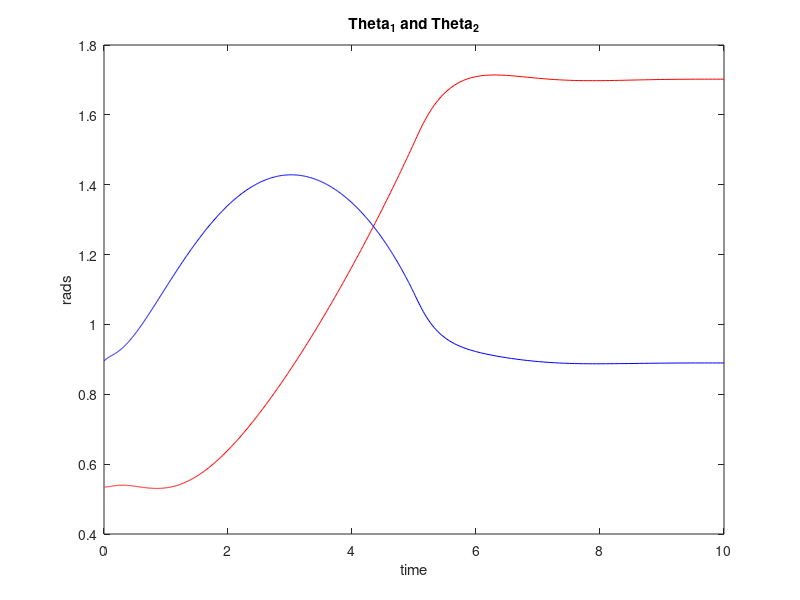

This figure's MATLAB source: (Note: this script raises an error after producing the figure.)
%% Subacz, RBE502, Homework 4, Problem 5D
function []= Problem5D()

    clc, clear all, close all;

    %Parameters for the 2 link planar arm.
    I_1 = 1; I_2 = 1; m_1 = 0.05; m_2 = 0.05; l_1 = 0.30/2; l_2 = 0.30/2; 
    a_1 = 0.30; a_2 = 0.30; g = 9.8;
    
    %Parameters for the starting and ending position of the arm
    x_pos = [300/1000;-300/1000];
    y_pos = [450/1000;450/1000];

    %Use inverse kinematics to generate angles	
    theta2_1 = atan2(sqrt(1-(((x_pos(1)^2 + y_pos(1)^2 - a_1^2 - a_2^2)...
        / (2*a_1*a_2))^2)),((x_pos(1)^2 + y_pos(1)^2 - a_1^2 - a_2^2)...
        / (2*a_1*a_2)));
    t1 = atan2(y_pos(1),x_pos(1)) - atan2(a_2*sin(theta2_1),...
        a_1+a_2*cos(theta2_1));
    thetsa =[t1;
            theta2_1];
    
    prevTheta = thetsa;
    dPrevTheta = [0;0];     
    ddPrevTheta = dPrevTheta;
    
    %The total simulation time is 10 seconds, but the arm should be at
    %postion 2 with 5 seconds. 
    finalT = 5; %seconds
    tf = 10;
    prevT = 0;
    
    x0= [thetsa(1),thetsa(2),0,0]; % Initial Condition - Format:[theta1,theta2,dtheta1,dtheta2]

    % the options for ode - Optional!
    options = odeset('RelTol',1e-4,'AbsTol',[1e-4, 1e-4, 1e-4, 1e-4]);

    % Implement the computed Torque control.
    global torque
    torque=[];
    [T,X] = ode45(@(t,x)plannarArmODE(t,x),[0 tf],x0,options);

    %Plot the joint angles
    figure('Name','Theta_1+Theta_2');
    plot(T, X(:,1), 'r-');
    hold on
    plot(T, X(:,2), 'b-');
    title('Theta_1 and Theta_2')
    xlabel('time')
    ylabel('rads')
    snapnow

    % Plot joint Velocities
    figure('Name','Theta_1 & Theta_2 velocity vs time');
    plot(T, X(:,3), 'r-');
    hold on
    plot(T, X(:,4), 'b-');
    legend('theta1','theta2')
    ylabel('rad/s')
    xlabel('time')

    % Plot torques
    figure('Name','Control Input vs time');
    plot(T, torque(1,1:size(T,1)),'-' );
    hold on
    plot(T, torque(2,1:size(T,1)),'r--');
    ylabel('torque')
    xlabel('time')

    figure;
    subplot(2,1,1)
    hold on;
    %For the theta values returned form the solved equation, solve for the
    %foward kinematics to get the tip position as well as the link one
    %position
    for i = 1:length(X(:,1))
        tipPostion = getRobot_Tip_Position(a_1,a_2,X(i,1),X(i,2));
        link1(i,:) = [tipPostion(1,1); tipPostion(2,1)];
        link2(i,:) = [tipPostion(1,2); tipPostion(2,2)];
    end
    
    plot(link1(:,1),link1(:,2),...%Plot the location of link 1
        link2(:,1),link2(:,2),...%Plot the location of link 2
        link1(1,1),link1(1,2),'r-o',...%Plot the starting location of link 1
        link1(end,1),link1(end,2),'b-o',...%plot the ending location of link 1
        link2(1,1),link2(1,2),'r-o',...%plot the starting location of the end effector
        link2(end,1),link2(end,2),'b-o',...%plot the ending location fo the end effoctor
        0,0);% normalize the plot to coord 0,0
    title('Position of Link_1 and Link_2.')
    legend1 = legend('Link_1 trajectory'...
        ,'Link_2 Trajectory'...
        ,'Link_2 Start'...
        ,'Link_2 Fnd'...
        ,'Link_1 Start'...
        ,'Link_1 End'...
        ,'Home Frame');
    set(legend1,...
    'Position',[0.7 0.3 0.2 0.15]);
    snapnow
    figure;
    
    %plot a stick figure of the planar arm
    title('Planar Arm Stick Model')
    hold on
    plot([0 link1(1,1) link2(1,1)],...
        [0 link1(1,2) link2(1,2)],...
        link2(1,1),link2(1,2),'r-o',...
        link1(1,1),link1(1,2),'b-o')
       
    title('Link_2 Final Position')
    xlabel('m')
    ylabel('m')
    legend('Links','Link_2','Link_1')
    snapnow 
    
    x_pos = [300/1000;-300/1000];
    y_pos = [450/1000;450/1000];
    figure; 
    plot(T,(300 - 120*T)-link2(:,1),...
         T,y_pos(2)-link2(:,2)); 
    title('Link_2 error = Desired EE - Actual EE')
    legend('x_p error','y_p error')
    xlabel('Time')
    ylabel('Error')
    snapnow

%% Functions
    function [dx] = plannarArmODE(t,x)
        %This branch point is needed because the simulation is only
        %computed for 5 seconds, but the simulation runs for 10 seconds. if
        %the simulation continues, the postions of theta diverage to + and
        %- inf. as time increases. 
        
        %THE VARIABLE t DOESNT WORK HOW YOU THINK IT WOULD!
        
        if t<finalT && t<=finalT && t> prevT           
            %Equation for a line to follow
            x_pos = (300 - 120*t)/1000;
            y_pos = 450/1000;
            [theta_d,dtheta_d,ddtheta_d] = LineTrajectory(x_pos,y_pos,t,prevT,prevTheta,dPrevTheta);
            prevTheta = theta_d;
            dPrevTheta = dtheta_d;
            ddPrevTheta = ddtheta_d;
            
        elseif t>finalT
            %end
            x_pos = -300/1000;
            y_pos = 450/1000;
            [theta_d,~,~] = LineTrajectory(x_pos,y_pos,t,prevT,prevTheta,dPrevTheta);
            theta_d = theta_d;
            dtheta_d =[0;
                       0];
            ddtheta_d = [0;
                         0];     
        else
            %Log  old values          
            theta_d = prevTheta;
            dtheta_d = dPrevTheta;
            ddtheta_d = ddPrevTheta;
        end
        
        theta= x(1:2,1);
        dtheta= x(3:4,1);
        
        global Mmat Cmat Gmat Mmatd Cmatd Gmatd
        M_11 = m_2*a_1^2 + 2*m_2*cos(x(2))*a_1*l_2 + m_1*l_1^2 +...
            m_2*l_2^2 + I_1 + I_2;
        M_12 = m_2*l_2^2 + a_1*m_2*cos(x(2))*l_2 + I_2;
        M_21 = m_2*l_2^2 + a_1*m_2*cos(x(2))*l_2 + I_2;
        M_22 = m_2*l_2^2 + I_2;

        Mmat = [M_11 M_12
                M_21 M_22];

        C_11 = -1*a_1*l_2*m_2*sin(x(2))*2; 
        C_12 =  x(4)^2;
        C_21 = a_1*l_2*m_2*sin(x(2))*x(3);
        C_22 = 0;
        Cmat = [C_11 C_12;
                C_21 C_22];
            
        G_11 = g*l_2*m_2*cos(x(1) + x(2)) + a_1*g*m_2*cos(x(1)) + g*l_1*m_1*cos(x(1));
        G_21 = g*l_2*m_2*cos(x(1) + x(2));
        Gmat = [G_11;
                G_21];   
        
        M_11 = m_2*a_1^2 + 2*m_2*cos(theta_d(2))*a_1*l_2 + m_1*l_1^2 + m_2*l_2^2 + I_1 + I_2;
        M_12 = m_2*l_2^2 + a_1*m_2*cos(theta_d(2))*l_2 + I_2;
        M_21 = m_2*l_2^2 + a_1*m_2*cos(theta_d(2))*l_2 + I_2;
        M_22 = m_2*l_2^2 + I_2;
        Mmatd = [M_11 M_12;
                 M_21 M_22];

        C_11 = -1*a_1*l_2*m_2*sin(theta_d(2))*2;
        C_12 =  dtheta_d(2)^2;
        C_21 = a_1*l_2*m_2*sin(theta_d(2))*dtheta_d(1);
        C_22 = 0;
        Cmatd = [C_11 C_12;
                 C_21 C_22];
        
        G_11 = g*l_2*m_2*cos(theta_d(1) + theta_d(2)) + a_1*g*m_2*cos(theta_d(1)) + g*l_1*m_1*cos(theta_d(1));
        G_21 = g*l_2*m_2*cos(theta_d(1) + theta_d(2));
        Gmatd = [G_11;
                 G_21];
        
        invM = inv(Mmat);
        invMC = invM*Cmat;
  
        tau = PDPlusFeedforwardControl(theta_d, dtheta_d, ddtheta_d,...
            theta, dtheta);
        
        torque =[torque, tau];
        dx=zeros(4,1);
        dx(1) = x(3);
        dx(2) = x(4);
        dx(3:4) = -invMC* x(3:4) +invM*tau; % because ddot theta = -M^{-1}(C \dot Theta) + M^{-1} tau
    end

    function tau =PDPlusFeedforwardControl(theta_d, dtheta_d,ddtheta_d, theta, dtheta)
        global Mmatd Cmatd Gmatd
        %Self choosen weights, these can probably be tuned. 
        Kp=[10 0;
            0 10];
        Kv=[5 0;
            0 5];
        e=theta_d-theta; % position error
        de = dtheta_d - dtheta; % velocity error
        tau= (Kp*e + Kv*de) + Cmatd*dtheta_d + Mmatd*ddtheta_d + Gmatd;
    end

    function [ntheta,ndtheta_d,nddtheta_d] = LineTrajectory(x_pos,y_pos,t,prevT,prevTheta,dPrevTheta)
        
        %Use inverse kinematics to generate angles	
        theta1_1 = atan2(sqrt(1-(((x_pos^2 + y_pos^2 - a_1^2 - a_2^2)...
            / (2*a_1*a_2))^2)),((x_pos^2 + y_pos^2 - a_1^2 - a_2^2)...
            / (2*a_1*a_2)));
        theta1_2 = atan2(-sqrt(1-(((x_pos^2 + y_pos^2 - a_1^2 - a_2^2)...
            / (2*a_1*a_2))^2)),((x_pos^2 + y_pos^2 - a_1^2 - a_2^2)...
            / (2*a_1*a_2)));
        theta1 = atan2(y_pos,x_pos) - atan2(a_2*sin(theta1_1),...
            a_1+a_2*cos(theta1_1));
        theta2 = atan2(y_pos,x_pos) - atan2(a_2*sin(theta1_2),...
            a_1+a_2*cos(theta1_2));
        
        ntheta =[theta1;theta1_1];
        
        %Avoid a divid by zero error
        if (t-prevT)==0
            ndtheta_d = [0;
                         0];
            nddtheta_d = [0;
                          0];
        else
            %Calculate the velcities 
            ndtheta_d = [((ntheta(1)-prevTheta(1))/(t-prevT));
                         ((ntheta(2)-prevTheta(2))/(t-prevT))];
            %Calculate the acceleration
            nddtheta_d = [((ndtheta_d(1)-dPrevTheta(1))/(t-prevT));
                          ((ndtheta_d(2)-dPrevTheta(2))/(t-prevT))];
        end

    end

    function [ RobotTipPosition ] = getRobot_Tip_Position(l_1,l_2,theta1,theta2 )
        % Calculates forward kinematics, and returns the end effector position     
        theta = [ theta1; theta2];
        d =     [    0;       0];
        a =     [  l_1;      l_2]; %cm
        alpha = [    0;        0];
        dhTable = [theta(:),d(:),a(:),alpha(:)];
        %Create a dh table
        transformMatrix = Transform_Matrix(dhTable);
        %Calculate the forward kinematics of links 1 and 2
        partialforwardKinematics = Partial_Forward_Transforms(transformMatrix);
        %Get the tip position for links 1 and 2
        RobotTipPosition = [partialforwardKinematics(:,4,1),partialforwardKinematics(:,4,2)];
    end 

    disp('Finish.');

end
